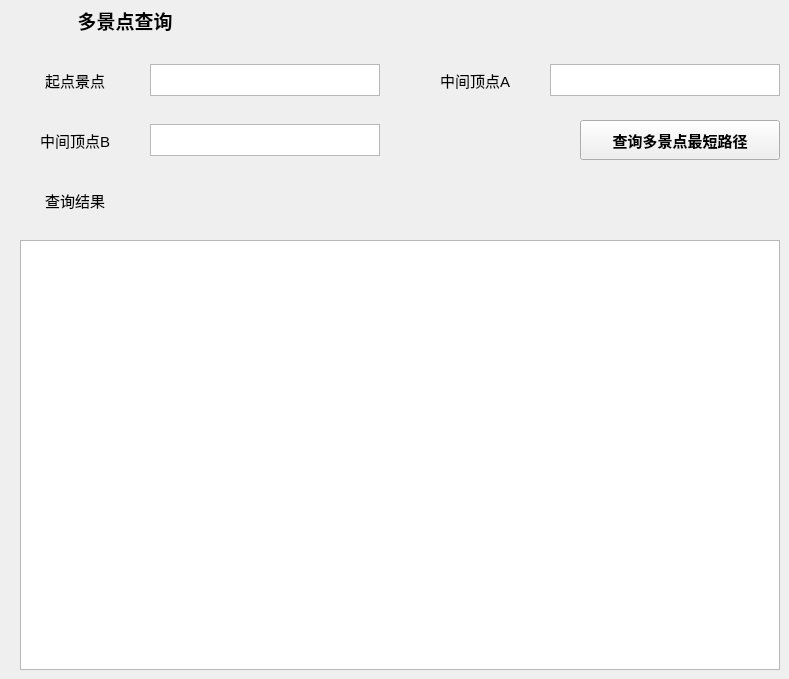
    <widget class="QWidget" name="page_5">
     <widget class="QTextEdit" name="plenty_text_1">
      <property name="geometry">
       <rect>
        <x>150</x>
        <y>64</y>
        <width>230</width>
        <height>32</height>
       </rect>
      </property>
     </widget>
     <widget class="QTextEdit" name="plenty_text_4">
      <property name="geometry">
       <rect>
        <x>20</x>
        <y>240</y>
        <width>760</width>
        <height>430</height>
       </rect>
      </property>
     </widget>
     <widget class="QLabel" name="plenty_title">
      <property name="geometry">
       <rect>
        <x>0</x>
        <y>0</y>
        <width>250</width>
        <height>40</height>
       </rect>
      </property>
      <property name="font">
       <font>
        <family>微软雅黑</family>
        <pointsize>14</pointsize>
        <weight>75</weight>
        <bold>true</bold>
       </font>
      </property>
      <property name="text">
       <string>多景点查询</string>
      </property>
      <property name="alignment">
       <set>Qt::AlignCenter</set>
      </property>
     </widget>
     <widget class="QLabel" name="plenty_label_1">
      <property name="geometry">
       <rect>
        <x>0</x>
        <y>60</y>
        <width>150</width>
        <height>40</height>
       </rect>
      </property>
      <property name="font">
       <font>
        <pointsize>11</pointsize>
       </font>
      </property>
      <property name="text">
       <string>起点景点</string>
      </property>
      <property name="alignment">
       <set>Qt::AlignCenter</set>
      </property>
     </widget>
     <widget class="QLabel" name="plenty_label_2">
      <property name="geometry">
       <rect>
        <x>400</x>
        <y>60</y>
        <width>150</width>
        <height>40</height>
       </rect>
      </property>
      <property name="font">
       <font>
        <pointsize>11</pointsize>
       </font>
      </property>
      <property name="text">
       <string>中间顶点A</string>
      </property>
      <property name="alignment">
       <set>Qt::AlignCenter</set>
      </property>
     </widget>
     <widget class="QPushButton" name="plenty_button_1">
      <property name="geometry">
       <rect>
        <x>580</x>
        <y>120</y>
        <width>200</width>
        <height>40</height>
       </rect>
      </property>
      <property name="font">
       <font>
        <pointsize>11</pointsize>
        <weight>75</weight>
        <bold>true</bold>
       </font>
      </property>
      <property name="text">
       <string>查询多景点最短路径</string>
      </property>
     </widget>
     <widget class="QTextEdit" name="plenty_text_2">
      <property name="geometry">
       <rect>
        <x>550</x>
        <y>64</y>
        <width>230</width>
        <height>32</height>
       </rect>
      </property>
     </widget>
     <widget class="QLabel" name="plenty_label_3">
      <property name="geometry">
       <rect>
        <x>0</x>
        <y>120</y>
        <width>150</width>
        <height>40</height>
       </rect>
      </property>
      <property name="font">
       <font>
        <pointsize>11</pointsize>
       </font>
      </property>
      <property name="text">
       <string>中间顶点B</string>
      </property>
      <property name="alignment">
       <set>Qt::AlignCenter</set>
      </property>
     </widget>
     <widget class="QTextEdit" name="plenty_text_3">
      <property name="geometry">
       <rect>
        <x>150</x>
        <y>124</y>
        <width>230</width>
        <height>32</height>
       </rect>
      </property>
     </widget>
     <widget class="QLabel" name="plenty_label_4">
      <property name="geometry">
       <rect>
        <x>0</x>
        <y>180</y>
        <width>150</width>
        <height>40</height>
       </rect>
      </property>
      <property name="font">
       <font>
        <pointsize>11</pointsize>
       </font>
      </property>
      <property name="text">
       <string>查询结果</string>
      </property>
      <property name="alignment">
       <set>Qt::AlignCenter</set>
      </property>
     </widget>
    </widget>
